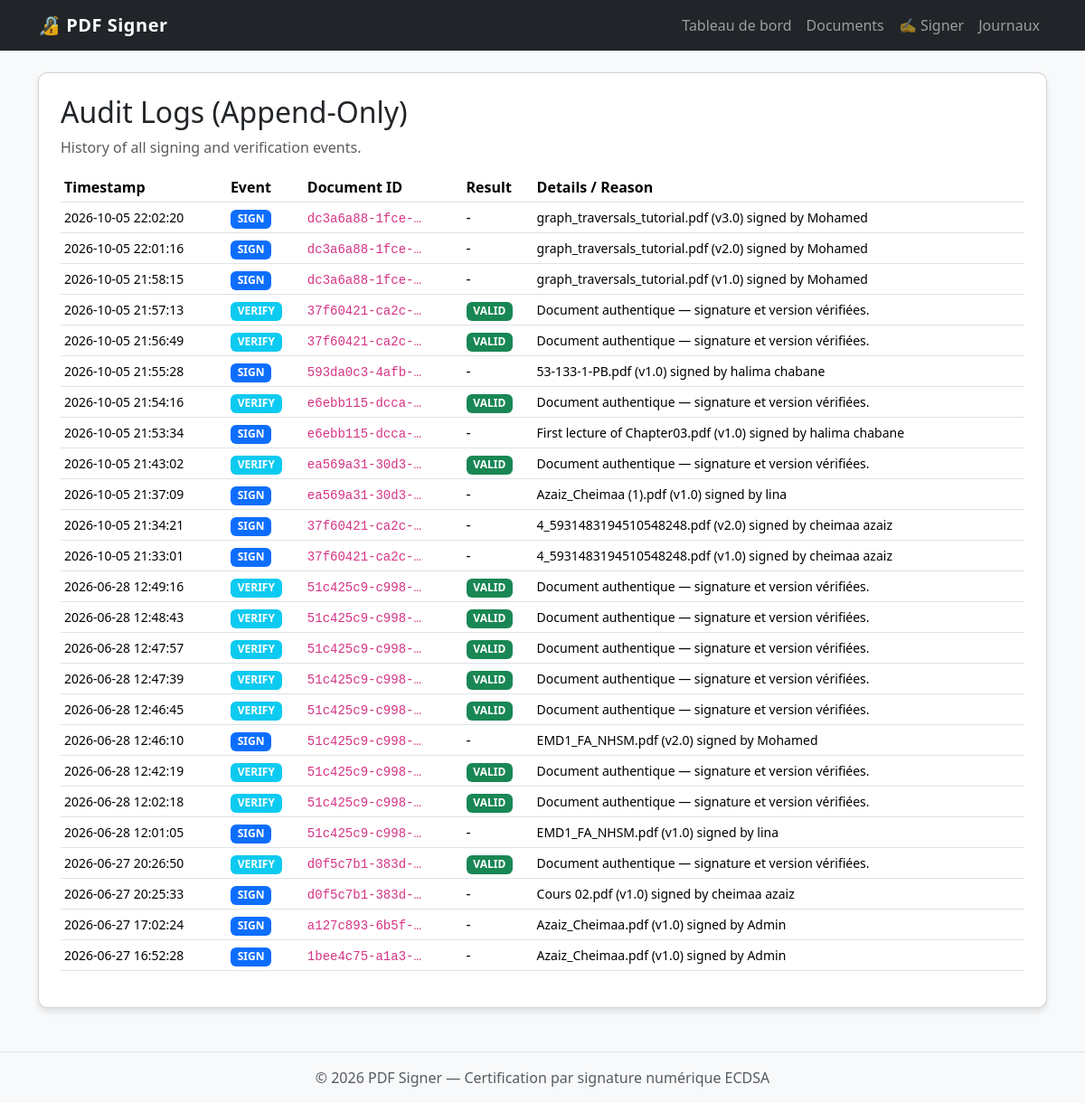
Page /audit/ on the earlier database version.
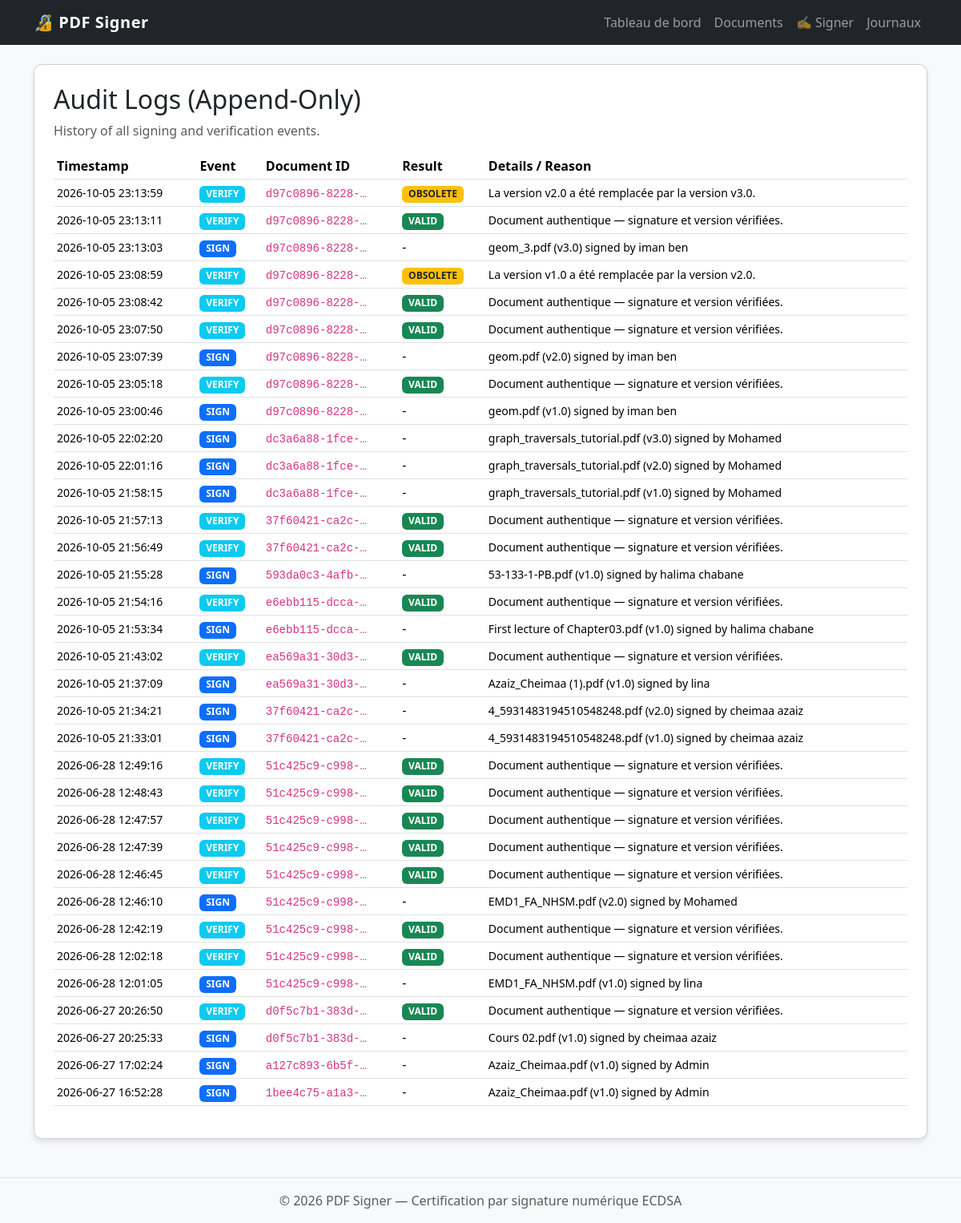
Same page on the later database version.
### signer_app/models.py (models this page shows, shortened)
class AuditLog(models.Model):
    EVENT_CHOICES = [
        ('SIGN', 'Signature'),
        ('VERIFY', 'Verification'),
    ]
    event = models.CharField(max_length=10, choices=EVENT_CHOICES)
    document_id = models.CharField(max_length=100)
    timestamp = models.DateTimeField(auto_now_add=True)
    result = models.CharField(max_length=50, blank=True, null=True)
    reason = models.TextField(blank=True, null=True)
    details = models.JSONField(default=dict)

### signer_app/views.py (the view)
# urls.py: path('audit/', views.audit_logs, name='audit_logs'),
def audit_logs(request):
    logs = AuditLog.objects.all().order_by('-timestamp')
    return render(request, 'audit_log.html', {'logs': logs})

### signer_app/templates/audit_log.html
{% extends 'base.html' %}
{% block content %}
<div class="card p-4">
    <h2>Audit Logs (Append-Only)</h2>
    <p class="text-muted">History of all signing and verification events.</p>
    <div class="table-responsive">
        <table class="table table-hover table-sm">
            <thead>
                <tr>
                    <th>Timestamp</th>
                    <th>Event</th>
                    <th>Document ID</th>
                    <th>Result</th>
                    <th>Details / Reason</th>
                </tr>
            </thead>
            <tbody>
                {% for log in logs %}
                <tr>
                    <td><small>{{ log.timestamp|date:"Y-m-d H:i:s" }}</small></td>
                    <td>
                        <span class="badge {% if log.event == 'SIGN' %}bg-primary{% else %}bg-info{% endif %}">
                            {{ log.event }}
                        </span>
                    </td>
                    <td><code title="{{ log.document_id }}">{{ log.document_id|truncatechars:15 }}</code></td>
                    <td>
                        {% if log.result %}
                        <span class="badge {% if log.result == 'VALID' %}bg-success{% elif log.result == 'OBSOLETE' %}bg-warning text-dark{% else %}bg-danger{% endif %}">
                            {{ log.result }}
                        </span>
                        {% else %}
                        -
                        {% endif %}
                    </td>
                    <td>
                        <small>
                            {% if log.reason %}
                                {{ log.reason }}
                            {% else %}
                                {{ log.details.filename }} (v{{ log.details.version }}) signed by {{ log.details.signer }}
                            {% endif %}
                        </small>
                    </td>
                </tr>
                {% empty %}
                <tr><td colspan="5" class="text-center py-4">No audit logs yet.</td></tr>
                {% endfor %}
            </tbody>
        </table>
    </div>
</div>
{% endblock %}

### templates/base.html (shortened to what this page needs)
{% load django_bootstrap5 %}
<!DOCTYPE html>
<html lang="fr">
<head>
    {% bootstrap_css %}
</head>
<body>
    <nav class="navbar navbar-expand-lg navbar-dark bg-dark mb-4">
        <div class="container">
            <a class="navbar-brand" href="{% url 'dashboard' %}">🔏 PDF Signer</a>
            <div class="collapse navbar-collapse" id="navbarNav">
                <ul class="navbar-nav ms-auto">
                    <li class="nav-item">
                        <a class="nav-link" href="{% url 'dashboard' %}">Tableau de bord</a>
                    </li>
                    <li class="nav-item">
                        <a class="nav-link" href="{% url 'document_list' %}">Documents</a>
                    </li>
                    <li class="nav-item">
                        <a class="nav-link" href="{% url 'sign_document' %}">✍️ Signer</a>
                    </li>
                    <li class="nav-item">
                        <a class="nav-link" href="{% url 'audit_logs' %}">Journaux</a>
                    </li>
                </ul>
            </div>
        </div>
    </nav>
    <div class="container">
        {% block content %}{% endblock %}
    </div>
    <footer class="mt-5 py-3 text-center text-muted border-top">
        &copy; 2026 PDF Signer — Certification par signature numérique ECDSA
    </footer>
</body>
</html>

### templates/base.html (style rules this page uses)
body { background-color: #f8f9fa; }
.navbar-brand { font-weight: bold; letter-spacing: .5px; }
.card { border-radius: 10px; box-shadow: 0 4px 6px rgba(0,0,0,.1); }

Differences in the rows shown:
added AuditLog: timestamp "2026-10-05 23:13:59", event "VERIFY", document_id "d97c0896-8228-…", result "OBSOLETE", reason "La version v2.0 a été remplacée par la version v3.0."
added AuditLog: timestamp "2026-10-05 23:13:11", event "VERIFY", document_id "d97c0896-8228-…", result "VALID", reason "Document authentique — signature et version vérifiées."
added AuditLog: timestamp "2026-10-05 23:13:03", event "SIGN", document_id "d97c0896-8228-…", details.filename "geom_3.pdf", details.version "3.0", details.signer "iman ben"
added AuditLog: timestamp "2026-10-05 23:08:59", event "VERIFY", document_id "d97c0896-8228-…", result "OBSOLETE", reason "La version v1.0 a été remplacée par la version v2.0."
added AuditLog: timestamp "2026-10-05 23:08:42", event "VERIFY", document_id "d97c0896-8228-…", result "VALID", reason "Document authentique — signature et version vérifiées."
added AuditLog: timestamp "2026-10-05 23:07:50", event "VERIFY", document_id "d97c0896-8228-…", result "VALID", reason "Document authentique — signature et version vérifiées."
added AuditLog: timestamp "2026-10-05 23:07:39", event "SIGN", document_id "d97c0896-8228-…", details.filename "geom.pdf", details.version "2.0", details.signer "iman ben"
added AuditLog: timestamp "2026-10-05 23:05:18", event "VERIFY", document_id "d97c0896-8228-…", result "VALID", reason "Document authentique — signature et version vérifiées."
added AuditLog: timestamp "2026-10-05 23:00:46", event "SIGN", document_id "d97c0896-8228-…", details.filename "geom.pdf", details.version "1.0", details.signer "iman ben"
